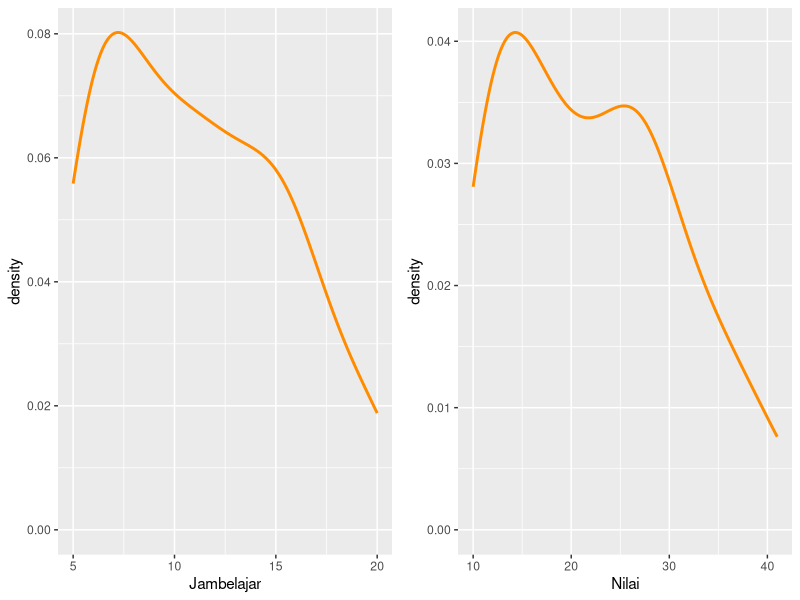
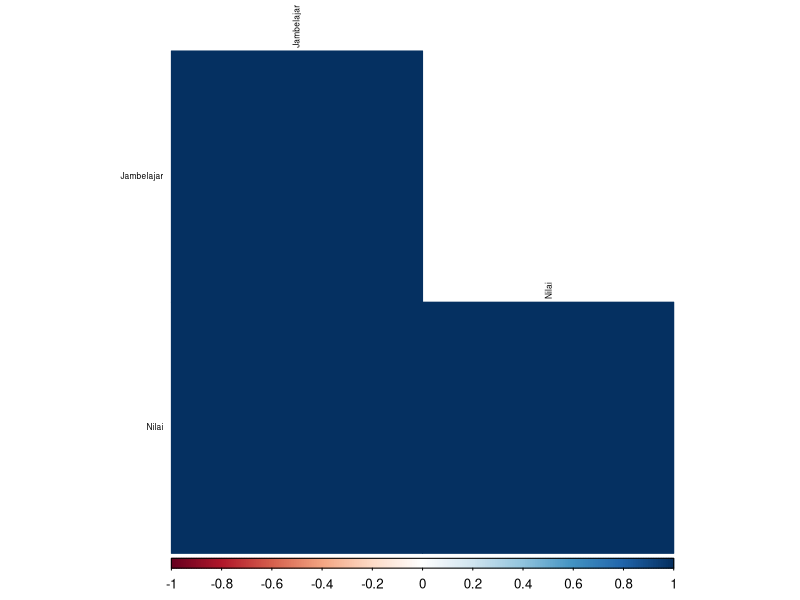
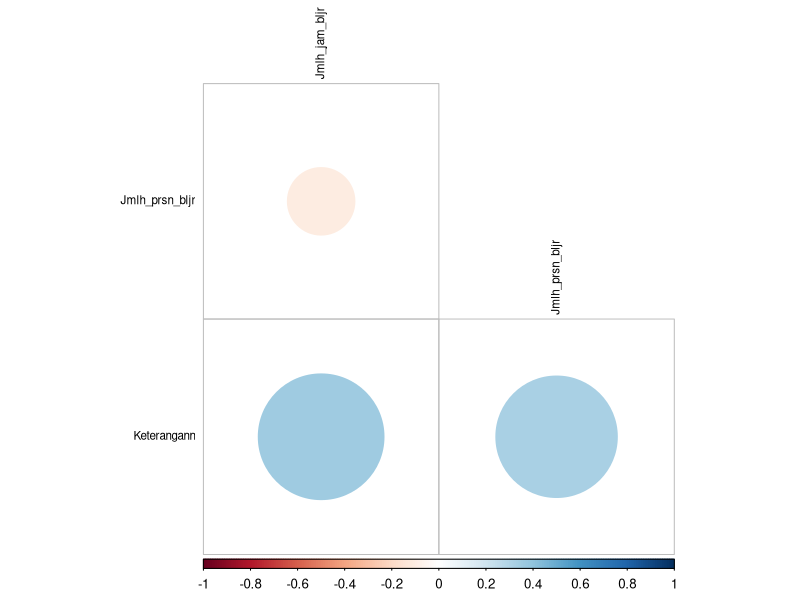

Generate these figures, in order, with R: (Note: this script raises an error after producing the figures.)
## ---- chunk 1
Jambelajar= round(runif(50, min = 5, max = 20))
Nilai = round(Jambelajar*2+rnorm(50, mean = 0, sd = 1))
data_Regsed = data.frame(Jambelajar, Nilai)

str(data_Regsed)
## ---- chunk 2
set.seed(123)
Jmlh_jam_bljr = round(runif(100, min = 10, max = 40))
Jmlh_prsn_bljr = round(runif(100, min = 5, max = 20))
prob_lulus = plogis(-5 + 0.1 * Jmlh_jam_bljr + 0.2 * Jmlh_prsn_bljr)
Keterangann = ifelse(runif(100) < prob_lulus, "lulus", "tidak lulus")
# Data set
data_reglog =data.frame(Jmlh_jam_bljr, Jmlh_prsn_bljr, Keterangann)
data_reglog$Keterangann = ifelse(data_reglog$Keterangann == "lulus", 1, 0)
str(data_reglog)
## ---- chunk 3
library(readxl)
library(readr)
library(stats)
library(tidyverse)
library(dplyr)
library(car)
library(lmtest)
library(MASS)
library(ggplot2)
library(corrplot)
library(lmtest)
library(broom)
library(MLmetrics)
library(cowplot)
library(corrplot)
library(lattice)
## ---- chunk 4
plots = lapply(names(data_Regsed), function(var_x){
  p <- 
    ggplot(data_Regsed)+
    aes_string(var_x)+
    geom_density(lwd = 1, color = "darkorange")
})

plot_grid(plotlist = plots)
## ---- chunk 5
# Menghitung korelasi antar kolom
cor_matrix = round(cor(data_Regsed),2)
cor_matrix
## ---- chunk 6
# Membuat plot antar korelasi
corrplot(cor_matrix,
         type = "lower",
         method = "color",
         tl.cex = 0.5,
         tl.col = "black",
)
## ---- chunk 7
corrplot(cor(data_reglog), method = "circle", type = "lower", number.cex = 0.5, tl.cex = 0.7, tl.col = "black", diag = FALSE)
## ---- chunk 8
knitr::include_graphics("C:/Users/Administrator/Downloads/WhatsApp Image 2024-03-20 at 05.23.10.jpeg")
## ---- chunk 9
knitr::include_graphics("C:/Users/Administrator/Downloads/roc plot.png")
## ---- chunk 10
#membuat prediksi dengan data baru dari model
predicted_values <- predict(model_reglog, newdata = new_data)

# Evaluasi model
residuals <- true_values - predicted_values
mse <- mean(residuals^2)

# Plot model
plot(new_data$X1, predicted_values, col = "red", pch = 16, xlab = "X1", ylab = "Predicted Y", main = "Model Regression Plot")
points(new_data$X1, true_values, col = "blue", pch = 16)
legend("topleft", legend = c("Predicted Values", "True Values"), col = c("red", "blue"), pch = 16)
